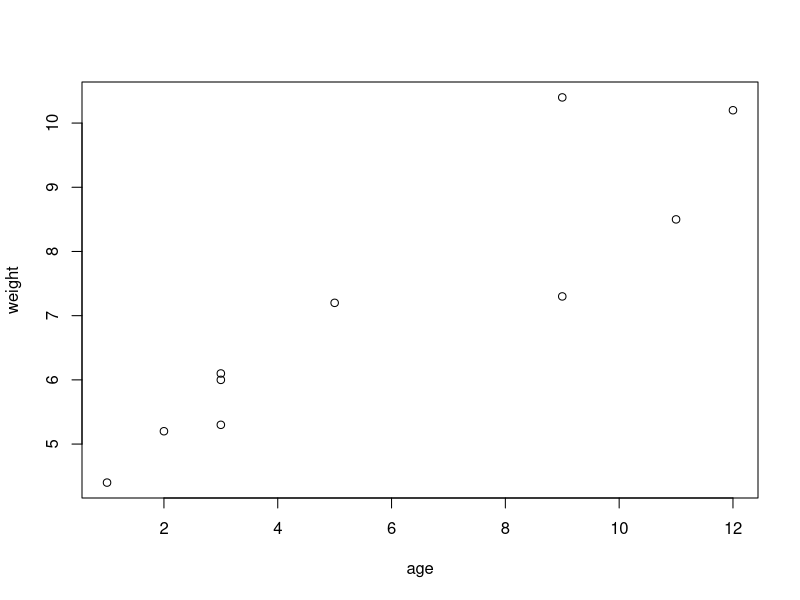
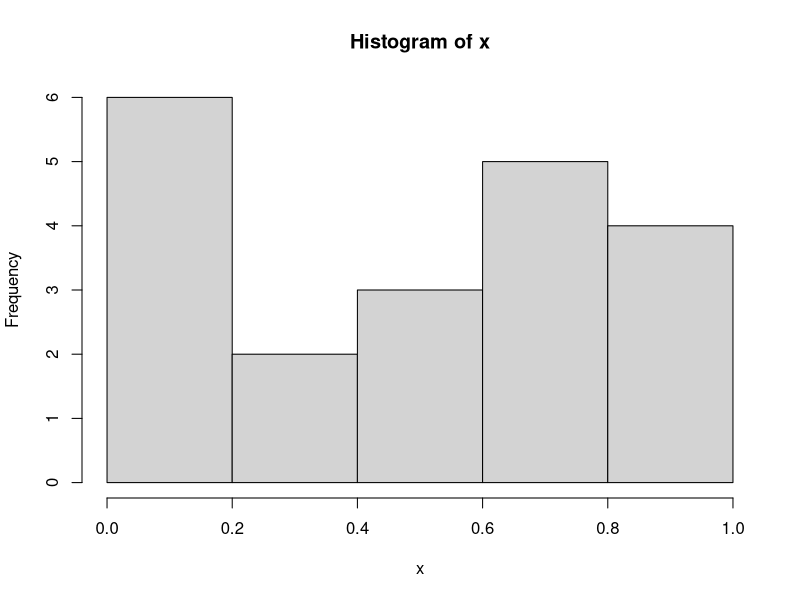

Generate these figures, in order, with R: (Note: this script raises an error after producing the figures.)
#------------------------------------#
# R in Action: Chapter 1    #
# Introduction to R                  #
#------------------------------------#

# A sample R session
# q() is commented out so you don't accidently exit

# Listing 1.1 - A Sample R session

age <- c(1,3,5,2,11,9,3,9,12,3)
weight <- c(4.4,5.3,7.2,5.2,8.5,7.3,6.0,10.4,10.2,6.1)
mean(weight)
sd(weight)
cor(age,weight)
plot(age,weight)
# q()


# Listing 1.2 - An example of commands used to manage the R Workspace. 

setwd("C:/myprojects/project1") # change the path to one of your directories
options()
options(digits=3)
x <- runif(20)
summary(x)
hist(x)
savehistory()
save.image()
# q()


# Listing 1.3 - Working with a new package

help.start()
install.packages("vcd")
help(package="vcd")
library(vcd)
help(Arthritis)
Arthritis
example(Arthritis)
# q()
